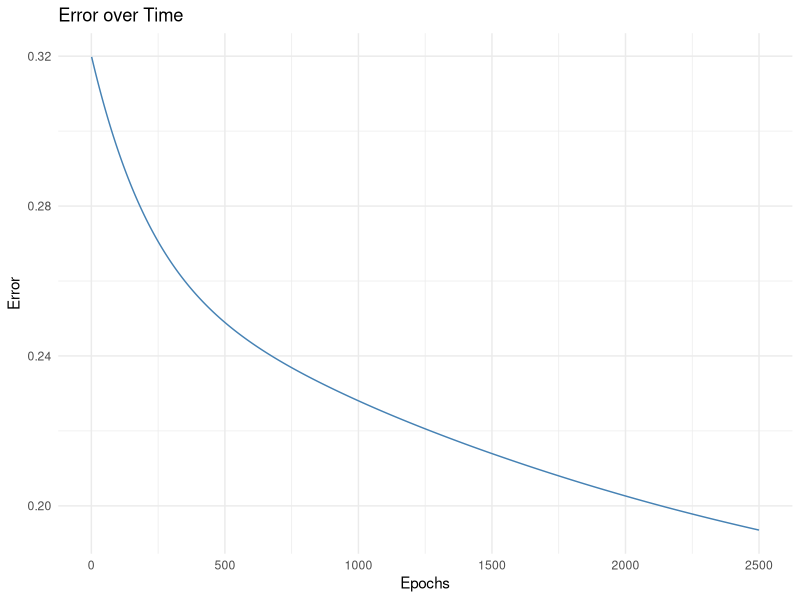

Reproduce this figure in R.
## ---- chunk 1
knitr::opts_chunk$set(echo = TRUE)
library(tidyverse)
library(lubridate)
library(readr)
library(dplyr)
library(caret)
library(ggplot2)
## ---- chunk 2


# Load data
df <- read_csv("data.csv")

# Convert to datetime
df <- df %>%
  mutate(`Date/Time` = ymd_hms(`Date/Time`))

# Fill NAs with 0
df <- df %>%
  mutate(across(where(is.numeric), ~replace_na(., 0)))

# Create Has_Precip column
df <- df %>%
  mutate(Has_Precip = as.integer(`Total Precip (in)` > 0))

# Extract time features
df <- df %>%
  mutate(
    Hour = hour(`Date/Time`),
    Month = month(`Date/Time`),
    Day_of_Year = yday(`Date/Time`),
    Day_of_Week = wday(`Date/Time`, week_start = 1) - 1 # match Python's 0 = Monday
  )

# Handle wind direction
wind_dir_median <- median(df$`Wind Direction (°)`, na.rm = TRUE)
df$`Wind Direction (°)`[is.na(df$`Wind Direction (°)`)] <- wind_dir_median

# Convert wind direction to sin and cos
df <- df %>%
  mutate(
    Wind_Sin = sin(pi * `Wind Direction (°)` / 180),
    Wind_Cos = cos(pi * `Wind Direction (°)` / 180)
  )

# Map pressure trend codes
df <- df %>%
  mutate(Pressure_Trend_Num = recode(`Pressure Trend Code`,
                                     "F" = -1L,
                                     "S" = 0L,
                                     "R" = 1L,
                                     .default = 0L))

# View final column names
colnames(df)
## ---- chunk 3
# Define input and output features
input_features <- c("Wind Speed (mph)", "Pressure Trend Code", "Humidity (%)", "UV Index", "Pressure (inHg)", "Hour")
output_feature <- "Has_Precip"

# Split data by precipitation
has_precip <- df %>% filter(Has_Precip == 1)
no_precip <- df %>% filter(Has_Precip == 0)

# Sample 500 rows from each group
set.seed(42)
has_precip_sample <- sample_n(has_precip, 500)
no_precip_sample <- sample_n(no_precip, 500)

# Combine and shuffle
balanced_df <- bind_rows(has_precip_sample, no_precip_sample) %>%
  slice_sample(prop = 1, replace = FALSE) %>%
  mutate(row_id = row_number()) %>% 
  arrange(row_id) %>%
  select(-row_id)

# Create input and output feature dataframes
input_features_df <- balanced_df %>% select(all_of(input_features))
output_feature_df <- balanced_df %>% select(all_of(output_feature))
## ---- chunk 4
# Select only numeric columns
numeric_columns <- balanced_df %>%
  select(where(is.numeric))

# Compute correlation matrix
correlation_matrix <- cor(numeric_columns, use = "complete.obs")

# Extract correlation with Has_Precip and sort
correlation_with_precip <- sort(correlation_matrix[,"Has_Precip"], decreasing = TRUE)

# Print results
cat("Correlation of numerical columns with Has_Precip:\n")
print(correlation_with_precip)
## ---- chunk 5
# Convert input features to matrix
input_features_matrix <- as.matrix(input_features_df)

# Convert output feature to a flattened vector
output_feature_vector <- as.vector(unlist(output_feature_df))
## ---- chunk 6
# Apply Min-Max scaling
scaler <- preProcess(input_features_matrix, method = "range")
X_scale <- predict(scaler, input_features_matrix)

# Add bias term (column of 1s)
X_scale <- cbind(X_scale, Bias = 1)
phi <- X_scale


## ---- chunk 7

# Set seed for reproducibility
set.seed(42)

# Create training and test indices (80/20 split)
train_indices <- createDataPartition(y = output_feature_vector, p = 0.8, list = FALSE)

# Split data
Phi_train <- phi[train_indices, ]
Phi_test  <- phi[-train_indices, ]

y_train <- output_feature_vector[train_indices]
y_test  <- output_feature_vector[-train_indices]
## ---- chunk 8
# Set learning rate
eta <- 0.01

# Randomly initialize weights
set.seed(42)
W1 <- matrix(rnorm(ncol(Phi_train) * 4), nrow = ncol(Phi_train), ncol = 4)
W2 <- matrix(rnorm(4 * 1), nrow = 4, ncol = 1)

# Check shape of Phi_train
dim(Phi_train)
## ---- chunk 9
# Define sigmoid function
sigmoid <- function(z) {
  1 / (1 + exp(-z))
}

# Forward function: x is a column vector
f <- function(x) {
  h <- pmax(0, t(W1) %*% x)  # ReLU
  sigmoid(t(W2) %*% h)
}

# Training parameters
errors <- c()
epochs <- 2500
n <- nrow(Phi_train)

for (epoch in 1:epochs) {
  dW2 <- matrix(0, nrow = nrow(W2), ncol = ncol(W2))
  
  # --- dW2 loop ---
  for (i in 1:n) {
    x <- matrix(Phi_train[i, ], ncol = 1)  # column vector
    h <- pmax(0, t(W1) %*% x)
    f_x <- sigmoid(t(W2) %*% h)
    dW2 <- dW2 + (1 / n) * (as.numeric(f_x) - y_train[i]) * h
  }
  W2 <- W2 - eta * dW2
  
  # --- dW1 loop ---
  dW1 <- matrix(0, nrow = nrow(W1), ncol = ncol(W1))
  
  for (i in 1:n) {
    x <- matrix(Phi_train[i, ], ncol = 1)
    h_input <- t(W1) %*% x
    relu_derivative <- (h_input > 0) * 1  # ReLU derivative
    f_x <- sigmoid(t(W2) %*% pmax(0, h_input))
    gradient <- (as.numeric(f_x) - y_train[i]) * W2 * relu_derivative
    dW1 <- dW1 + (1 / n) * (x %*% t(gradient))
  }
  W1 <- W1 - eta * dW1
  
  # Calculate mean squared error for this epoch
  predictions <- apply(Phi_train, 1, function(row) {
    f(matrix(row, ncol = 1)) |> as.numeric()
  })
  e <- mean((predictions - y_train)^2)
  errors <- c(errors, e)
}
## ---- chunk 10
library(ggplot2)

# Create a data frame for plotting
error_df <- data.frame(
  Epoch = 1:epochs,
  Error = errors
)

# Plot the error over time
ggplot(error_df, aes(x = Epoch, y = Error)) +
  geom_line(color = "steelblue") +
  labs(
    title = "Error over Time",
    x = "Epochs",
    y = "Error"
  ) +
  theme_minimal()
## ---- chunk 11
# Get predictions for the test set
predictions <- apply(Phi_test, 1, function(row) {
  f(matrix(row, ncol = 1)) |> as.numeric()
})

# Round predictions to 0 or 1
predicted_labels <- round(predictions)

# Calculate accuracy
accuracy <- mean(predicted_labels == y_test)
cat(sprintf("Accuracy: %.2f%%\n", accuracy * 100))

# Count number of predicted positives
cat(sprintf("Number of predicted positives (1s): %d\n", sum(predicted_labels == 1)))
